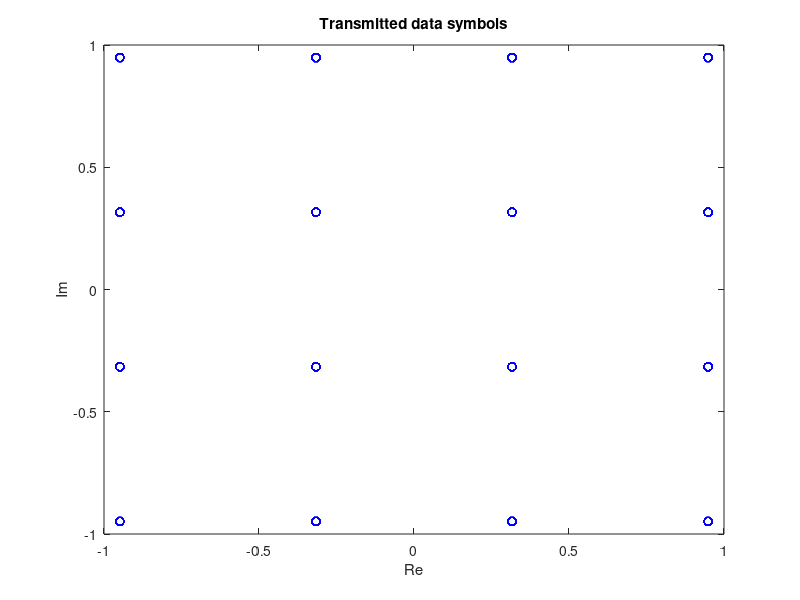

This figure's MATLAB source: (Note: this script raises an error after producing the figure.)
%% COMM.SYS.300 Exercise 4
% Kim Yukyeong
% 15.11.2023

%% 1 SYSTEM MODEL AND GENERATION OF QAM SYMBOLS
% 1.1 System model

clear; close all; clc;

% 1.2 System parameters
% useful functions: sqrt, bsxfun, repmat, mean, abs, randi
% YOUR CODE HERE:

% ** Try the above code by altering the SNR and the QAM constellation size (QPSK, 64-QAM, etc.)

% define alphabet size [number of symbols in QAM alphabet]
alphabet_size = 16;
% alphabet sizes are 4, 16, 64, 256, 1024, ... the possible values are given by the vector 2.^(2:2:N), for any N

% define the signal-to-noise power ratio [dB]
SNR = 20;                   

% System parameters
T = 1/10e6;                 % Symbol time interval [s]
fc = 75e6;                  % Carrier frequency
r = 20;                     % Oversampling factor (r samples per pulse)
N_symbols_per_pulse = 30;   % Duration of TX/RX-filters in numbers of symbols
alfa = 0.25;                % Roll-off factor (excess bandwidth)

% Sampling frequency and sampling time interval
Fs = r/T;                   % Sampling frequency
Ts = 1/Fs;                  % Sampling time interval

% Number of training symbols and data symbols
N_data_symbols     = 10000;  % Number of data symbols
N_training_symbols = 940;    % Number of training symbols

%% 1.3 GENERATION OF QAM SYMBOLS AND THE TRANSMITTED SYMBOL FRAME

% Generate the data symbols
%  - Create a QAM constellation (help bsxfun)
%  - Scale the constellation so that the expected average power of transmitted symbols equals to one
%  - Generate the specified number (N_data_symbols) of random data symbols
%  - Plot the transmitted symbols in complex plane (a constellation)

% qam_axis presents the symbol values in real/imaginary axis, for different alphabet/constellation sizes ():
qam_axis = -sqrt(alphabet_size)+1:2:sqrt(alphabet_size)-1;

% qam_axis = [-1 1];                % for QPSK
% qam_axis = [-3 -1 1 3];           % for 16-QAM
% qam_axis = [-7 -5 -3 -1 1 3 5 7]; % for 64-QAM

% generation of a complex constellation:
alphabet = bsxfun(@plus, qam_axis', 1j*qam_axis);
% **function bsxfun equivalent to 
% alphabet = repmat(qam_axis', 1, sqrt(alphabet_size)) + repmat(1j*qam_axis, sqrt(alphabet_size), 1);

alphabet = alphabet(:).';                             % alphabet symbols as a row vector


% Scaling the constellation, so that the mean power of a transmitted symbol is 1 
% (for QPSK ==> 1/sqrt(2), for 16-QAM ==> 1/sqrt(10)) 
alphabet_scaling_factor = 1/sqrt(mean(abs(alphabet).^2));
alphabet = alphabet*alphabet_scaling_factor;

% Random vector of symbol indices (i.e., numbers between 1...alphabet_size)
symbol_ind = randi(length(alphabet),1,N_data_symbols);
data_symbols = alphabet(symbol_ind);                   % Data symbols to be transmitted

figure ('Name', '1.3 Constellation')
plot(data_symbols,'bo')
xlabel('Re')
ylabel('Im')
title('Transmitted data symbols')


% Generate training (QAM) symbols and create the transmitted symbol frame
%  - Use the above-defined QAM constellation also for
%  - Generate the specified number (N_training_symbols) of random training symbols

% Generation of training symbols (similar to data symbols):
training_symbols = alphabet(randi(length(alphabet), 1, N_training_symbols));

% Concatenating the training and data symbols to get the overall transmitted symbols:
symbol_frame = [training_symbols data_symbols];


%% 2 TRANSMITTER STRUCTURE

% useful functions: rcosdesign, plot, legend, zeros, length, real, fft,
% fftshift
% YOUR CODE HERE:

% Implement the transit filter: Root-Raised-Cosine (RRC) and plot the pulse shape
p = rcosdesign(alfa,N_symbols_per_pulse, r,'sqrt');
figure ('Name', '2 TX')
plot(-N_symbols_per_pulse*r/2*Ts:Ts:N_symbols_per_pulse*r/2*Ts,p,'b')
hold on
plot(-N_symbols_per_pulse*r/2*Ts:T:N_symbols_per_pulse*r/2*Ts, p(1:r:end),'ro')
xlabel('time [s]')
ylabel('Amplitude')
title('Transmit/receive RRC filter (pulse shape)')
legend('Pulse shape', 'Ideal symbol-sampling locations')


% Filter the transmitted symbol frame
%  - upsample the symbol sequence rate to match with sampling rate of the filter/pulse:

symbols_upsampled = zeros(size(1:r*length(symbol_frame)));   
symbols_upsampled(1:r:r*length(symbol_frame)) = symbol_frame;


% the up-sampled sequence looks like {a1 0 0... a2 0 0... a3 0 0...}
x_LP = filter(p, 1, symbols_upsampled);           % Transmitter filtering
x_LP = x_LP(1+(length(p)-1)/2:end);               % Filter delay correction

% x_LP is the complex-valued lowpass equivalent signal of the transmitted real-valued bandpass signal x_BP

% Implement the upconversion (modulation = frequency translation to the carrier frequency fc)
%  - Define the time vector for the oscillator signal based on the reference clock time in the TX
%  - Generate the complex-exponential carrier signal using the above-defined time vector
%  - Multiply (="mix") the carrier signal with the low-pass equivalent QAM signal (x_LP)


% Time vector for the TX oscillator signal:
t_TX_oscillator = 0:Ts:Ts*(length(x_LP)-1);

% TX oscillator signal:
TX_oscillator_signal = exp(1j*2*pi*fc*t_TX_oscillator);

% Carrier modulation / upconversion (complex valued):
x_BP_complex = x_LP.*TX_oscillator_signal;

% finalize the TX process (lowpass-to-bandpass transformation) take the real part of the signal (and scale with sqrt(2))
% Taking the real value to finalize the lowpass-to-bandpass transformation:
x_BP = sqrt(2)*real(x_BP_complex);


% Plot the following figures
% - The complex-valued low-pass equivalent signal x_LP in time and frequency domain
% - The complex-valued bandpass signal x_BP_complex in frequency domain
% - The real-valued bandpass signal x_BP in time and frequency domain

figure ('Name', '2 TX')                 
plot(t_TX_oscillator, abs(x_LP))
xlabel('Time [s]')
ylabel('Amplitude (of a complex signal)')
title('Complex-valued Lowpass signal in time domain')

figure ('Name', '2 TX')                 
plot(t_TX_oscillator, x_BP)                         % notice no abs needed
xlabel('Time [s]')
ylabel('Amplitude')
title('Real-valued Bandpass signal in time domain')

NFFT = 2^14;                                        % FFT size
f = -Fs/2:1/(NFFT*Ts):Fs/2-1/(NFFT*Ts);             % frequency vector

figure ('Name', '2 TX')
plot(f/1e6, fftshift(abs(fft(x_LP,NFFT))))
xlabel('Frequency [MHz]')
ylabel('Amplitude ')
title('Amplitude spectrum of the lowpass signal')

figure ('Name', '2 TX')
plot(f/1e6, fftshift(abs(fft(x_BP_complex,NFFT)))) 
xlabel('Frequency [MHz]')
ylabel('Amplitude')
title('Amplitude spectrum of the Modulated (complex-valued) BP signal')

figure ('Name', '2 TX')
plot(f/1e6, fftshift(abs(fft(x_BP,NFFT))))          
xlabel('Frequency [MHz]')
ylabel('Amplitude')
title('Amplitude spectrum of the real-valued BP signal')



%% 3 CHANNEL MODEL
% useful functions: randnm varm 
% YOUR CODE HERE:

% simple AWGN channel model.
%  - create white random noise,
%  - scale it with the proper scaling factor to obtain the desired SNR, 
%  - add it on top of the transmitted signal (x_BP).

% Generate the noise
n = randn(size(x_BP));              % White Gaussian random noise
P_x_BP = var(x_BP);                 % Signal power
P_n = var(n);                       % Noise power

% Defining noise scaling factor based on the desired SNR:
noise_scaling_factor = sqrt(P_x_BP/P_n/10^(SNR/10)*(r/(1+alfa)));
% disp("Noise scaling factor = " + noise_scaling_factor);


% Q. Why r/(1+alfa) part?
% --> Because desired(given) SNR value is based on the signal-to-noise where there is no oversampling,
% but our signal is oversampled by factor of fs/W, so the data sample power is reduced about oversampling rate,
% SNR = Es(no oversampling)/N0,   W = (1+alpa)/T
% Es_oversampled/N0 = (Es/N0)/(fs/W)
% Es_oversampled/N0 = SNR /(fs/W) = SNR * W/fs = SNR * (1+alpa)/T * (T/r)


% Noisy signal
y_BP = x_BP + noise_scaling_factor*n;


% Plot the amplitude spectrum of the noisy bandpass signal
figure ('Name', '3 Channel')
hold on
plot(f/1e6, fftshift(abs(fft(x_BP, NFFT))), 'LineWidth', 1) 
plot(f/1e6, fftshift(abs(fft(y_BP,NFFT))), 'Color', [1, 0, 0, 0.15])          
xlabel('Frequency [MHz]')
ylabel('Amplitude')
legend('Noiseless', 'Noisy signal')
title('Amplitude spectrum of the bandpass signal')
hold off

% ** add propagation delay in part 5 before adding noise ==> implemented in Section 5


%% 4 RECEIVER STRUCTURE

% 4.1 Downconversion and channel filtering

% useful functions: length, exp, filter
% YOUR CODE HERE:

% Implement the downconversion (i.e. demodulation back to the baseband) 
% by using the same principle as in the upconversion in TX, remember to use the RX reference clock time:

% Time vector for the RX oscillator signal:
t_RX_oscillator = 0:Ts:Ts*(length(y_BP)-1);

% RX oscillator signal (notice the minus-sign compared to TX oscillator):
RX_oscillator_signal = exp(-1j*2*pi*fc*t_RX_oscillator);

% Carrier demodulation / downconversion (signal becomes complex again)
y_BP_downconverted = y_BP.*RX_oscillator_signal;


% Plot the amplitude spectrum of the downconverted signal
figure ('Name', '4.1 RX')
plot(f/1e6, fftshift(abs(fft(y_BP_downconverted, NFFT))))          
xlabel('Frequency [MHz]')
ylabel('Amplitude')
title('Amplitude spectrum of the demodulated signal')

% Filter the received signal with the receive filter (RRC)
X_LP_received = sqrt(2)*filter(p, 1, y_BP_downconverted);   % Receiver filtering
X_LP_received = X_LP_received(1+(length(p)-1)/2:end);       % Filter delay correction


% Plot the amplitude spectrum of the downconverted and filtered signal
figure ('Name', '4.1 RX')
plot(f/1e6, fftshift(abs(fft(X_LP_received, NFFT))))          
xlabel('Frequency [MHz]')
ylabel('Amplitude')
title('Amplitude spectrum of demodulated & filtered signal')


% t_RX_oscillator = ... 
% **add clock timing offset in part 5 instead of perfect synchronization

%% 4.2 Signal sampling
% useful functions: 
% YOUR CODE HERE:

% Sampling the received signal in order to get symbol samples
RX_symbol_frame = X_LP_received(1:r:end);

% Take user data symbols and training symbols in separate vectors:
RX_training_symbols = RX_symbol_frame(1:N_training_symbols);
RX_data_symbols = RX_symbol_frame(N_training_symbols+1:end);


% Plot the received symbol samples in complex plane (constellation)
figure ('Name', '4.2 Signal sampling')
plot(RX_data_symbols,'bo')
hold on
plot(alphabet,'rs')
hold off
xlabel('Re')
ylabel('Im')
title('Received data symbols of perfect synchronization')


%% 4.3 Obtaining symbol decisions
% useful functions: abs, min, mean
% YOUR CODE HERE:

% Calculate the Euclidian distance between each symbol sample and each alphabet symbol:
alphabet_error_matrix = abs(bsxfun(@minus, alphabet.', RX_data_symbols));

% rows represent the alphabet symbol indices and columns represent the received symbol indices 
% Euclidian distance between the 5th received symbol and the 3rd symbol in the alphabet is given as
%   alphabet_error_matrix(3,5)

% Find the indices of the alphabet symbols, which have the minimum distance to the symbol samples:
[~, estimated_symbol_ind] = min(alphabet_error_matrix);


% Finding out which symbols were estimated incorrecly:
symbol_errors = ...
 estimated_symbol_ind ~= symbol_ind(1:length(estimated_symbol_ind));


% due to filtering transitions, we lose some of the last symbols in the symbol frame. 
% In practice, continue taking a few samples after the frame to try to get all the symbols. 
% However, filter transitions in the beginning and end of the frame are always creating non-idealities to the transmission 
% (the same is also happening in frequency domain: compare data in the middle and in the edge of the used band).

% Symbol Error Rate (SER) (0 means 0% of errors, 1 means 100% of errors)
SER = mean(symbol_errors);

disp('Case of perfect synchronization')
fprintf('SNR = %d, alphabet size = %d --> Symbol error rate: %.7f\n\n', SNR, alphabet_size, SER)

% YOUR ANSWERS HERE:
% Q. What is the worst value for SER? Why?
% --> worst value of BER (bit error rate) is 0.5,
% 100% bit error can be easily corrected to 0%, 0.6% BER is same as 0.4%  
% --> relation between BER and SER is ==> BER = M/(2M-2) * SER  
% --> SER can be considered as worst when BER is 0.5, 

% --> SER = BER * (2M-2)/M = 0.5 * (2M-2)/M = (M-1)/M
% --> for BPSK, worst SER == 1/2   = 0.5 
% --> 4-QAM,  worst SER == 3/4     = 0.75  
% --> 16-QAM, worst SER == 15/16   = 0.9375
% --> 64-QAM, worst SER == 63/64   = 0.9844


% Try the above code by altering the SNR and the QAM constellation size (QPSK, 64-QAM, etc.)
% higher SNR -> lower SER, smaller alphabet size -> lower SER

% SNR = 10 db
% --> QPSK   : 0.012136 ( 1 % error)
% --> 16-QAM : 0.348947 (35 %)
% --> 64-QAM : 0.763189 (76 %)

% SNR = 20 db
% --> QPSK   : 0.000000 (no error)
% --> 16-QAM : 0.000401 (0.05 %)
% --> 64-QAM : 0.143330 (  14 %)

% SNR = 100 db
% --> QPSK   : 0.000000 (no error)
% --> 16-QAM : 0.000000 
% --> 64-QAM : 0.000000 

%% 5. TIMING SYNCHRONIZATION AND PHASE CORRECTION
% useful functions: randi
% YOUR CODE HERE:

% Add an unknown propagation delay to the AWGN channel model. 
% In contrast to, the RX filter delay which is known, 
% the channel delay is random and must be estimated in the RX. 
% This is usually referred as timing synchronization. 

% NOTE: This should be added to the channel part before the noise is added to X_BP (see Sect. 3).

% Lastly, to consider the fact that the oscillator clocks are not synchronized, 
% we define separate reference clock times for the TX and RX. 
% define the TX and RX clocks having random offsets uniformly distributed between 0…1s.

% Time vector for the TX and RX oscillator signal:
TX_clock_start_time = rand;             % Clock start time in the TX oscillator
RX_clock_start_time = rand;             % Clock start time in the RX oscillator

% TX oscillator time vectors are redefined to use these offsets:
t_TX_oscillator = TX_clock_start_time + (0:Ts:Ts*(length(x_LP)-1));

% TX oscillator signal:
TX_oscillator_signal = exp(1j*2*pi*fc*t_TX_oscillator);

% Carrier modulation / upconversion (still complex valued):
x_BP_complex = x_LP.*TX_oscillator_signal;

% Taking the real value to finalize the lowpass-to-bandpass transformation:
x_BP = sqrt(2)*real(x_BP_complex);

% unknown propagation delay
p_delay = randi(940);                  % Delay in samples
x_BP = [zeros(1, p_delay), x_BP];      % Add delay zeros

% addding AWGN noise
n = randn(size(x_BP));              % White Gaussian random noise
P_x_BP = var(x_BP);                 % Signal power
P_n = var(n);                       % Noise power

% Defining noise scaling factor based on the desired SNR:
noise_scaling_factor = sqrt(P_x_BP/P_n/10^(SNR/10)*(r/(1+alfa)));

% Delayed noisy signal
y_BP = x_BP + noise_scaling_factor*n;

% Plot the amplitude spectrum of the bandpass signal
NFFT = 2^14;                                        
f = -Fs/2:1/(NFFT*Ts):Fs/2-1/(NFFT*Ts);             
figure ('Name', '5 Propagation Delay')
hold on
plot(f/1e6, fftshift(abs(fft(x_BP, NFFT)))) 
plot(f/1e6, fftshift(abs(fft(y_BP,NFFT))), 'Color', [1, 0, 0, 0.1])          
xlabel('Frequency [MHz]')
ylabel('Amplitude')
title('Amplitude spectrum of the propagation delayed BP signal')
legend('noiseless', 'noisy')
hold off

% RX oscillator time vectors are redefined to use these offsets:
t_RX_oscillator = RX_clock_start_time + (0:Ts:Ts*(length(y_BP)-1));

% RX oscillator signal (notice the minus-sign compared to TX oscillator):
RX_oscillator_signal = exp(-1j*2*pi*fc*t_RX_oscillator);

% Carrier demodulation / downconversion (signal becomes complex again)
y_BP_downconverted = y_BP.*RX_oscillator_signal;

% Filter the received signal with the receive filter (RRC similar to TX)
X_LP_received = sqrt(2)*filter(p, 1, y_BP_downconverted);  % Receiver filtering
X_LP_received = X_LP_received(1+(length(p)-1)/2:end);      % Filter delay correction

RX_symbol_frame = X_LP_received(1:r:end);
RX_training_symbols = RX_symbol_frame(1:N_training_symbols);
RX_data_symbols = RX_symbol_frame(N_training_symbols+1:end);

alphabet_error_matrix = abs(bsxfun(@minus, alphabet.', RX_data_symbols));

[~, estimated_symbol_ind] = min(alphabet_error_matrix);

symbol_errors = ...
 estimated_symbol_ind ~= symbol_ind(1:length(estimated_symbol_ind(1:length(N_data_symbols))));

SER = mean(symbol_errors);

disp('Case of random channel delay')
fprintf('SNR = %d, alphabet size = %d --> Symbol error rate: %.7f\n\n', SNR, alphabet_size, SER)

%% 5.1 Timing synchronization
% useful functions: xcorr, zeros, max
% YOUR CODE HERE:

% To perform the correlation between the known training symbols and the received QAM signal, 
% should upsample the training symbols in order match the sampling rates 

training_signal = zeros(size(1:r*length(training_symbols))); 
% Zero vector initilized for Up-sampled symbol sequence

training_signal(1:r:r*length(training_symbols)) = training_symbols;
% the up-sampled sequence looks like {a1 0 0 a2 0 0 a3 0 0 a4 0 ...}

% Calculate the cross-correlation as function time-delay between received signal and upsampled training symbols 
[corr_fun, delay] = xcorr(X_LP_received, training_signal);

% Plot the amplitude of cross-correlation function
figure ('Name', '5.1 Timing synchronization')
plot(delay,abs(corr_fun))
xlabel('Delay [samples]')
ylabel('Correlation')
title('Cross-correlation between transmitted and received training symbols')

% Find the correlation peak to obtain the timing delay (help max):
% Find the sample index with the maximum correlation value:
[~, max_ind] = max(abs(corr_fun));

% Estimated delay: The 1st signal sample should be taken at "timing_ind+1"
timing_ind = delay(max_ind);


% Now, the sampling can be performed as
RX_symbol_frame = X_LP_received(timing_ind+1:r:end);

% where after the training symbols and data symbols are separated, as above.
RX_training_symbols = RX_symbol_frame(1:N_training_symbols);
RX_data_symbols = RX_symbol_frame(N_training_symbols+1:end);


%% 5.2 Phase error estimation and phase compensation
% useful functions: 
% YOUR CODE HERE:

% Plot the received symbol samples in complex plane (constellation) 
% before phase error compensation to observe the effects of the error.

figure ('Name', '5.2 Phase Compensation')
plot(RX_data_symbols,'bo')
hold on
plot(alphabet,'rs')
hold off
xlabel('Re')
ylabel('Im')
title('Received data symbols with phase error')

% Without going to details here, we use the following expression to calculate the so called channel estimate; 
% Here RX_training_symbols and training_symbols should be row-vectors

channel_estimate = ...                   
  RX_training_symbols*training_symbols'/norm(training_symbols)^2;       

% the phase error can be compensated by simply dividing the signal with the channel estimate
RX_data_symbols = RX_data_symbols/channel_estimate;


% plot the received symbol samples in complex plane (constellation) to observe the compensation result.
figure ('Name', '5.2 Phase Compensation')
plot(RX_data_symbols,'bo')
hold on
plot(alphabet,'rs')
hold off
xlabel('Re')
ylabel('Im')
title('Received data symbols after phase compensation')


%% 5.3 Symbol decisions and calculating the symbol error rate (SER)
% useful functions: 
% YOUR CODE HERE:

alphabet_error_matrix = abs(bsxfun(@minus, alphabet.', RX_data_symbols));

% Find the indices of the alphabet symbols, which have the minimum distance to the symbol samples:
[~, estimated_symbol_ind] = min(alphabet_error_matrix);

% Finding out which symbols were estimated incorrecly:
symbol_errors = ...
 estimated_symbol_ind ~= symbol_ind(1:length(estimated_symbol_ind));

% Symbol Error Rate (SER) (0 == no errors, 1 == 100% of errors)
SER = mean(symbol_errors);

disp('Case of the estimated delay')
fprintf('SNR = %d, alphabet size = %d --> Symbol error rate: %.7f\n', SNR, alphabet_size, SER)


% Q. Compare the realization of random channel delay to the estimated delay. 
% What can you say about the accuracy?
% --> Before time synchronization, the accuracy (based on the SER value) is very low 
% even in case of the very high SNR (~100db) and small size of alphabet (4),
% SER value is close to the worst one
% --> After time synchronization, accuracy of estimated delay is almost
% same as where there is no random delay

% Q. How the phase error effects the received constellation? How well is this error compensated?
% --> Received signal has certain degree of phase error which can cause symbol error, and shown as
% rotated by the phase error(certain angle for all symbols) in constellation 
% --> phase error is compensated very well by channel estimation using training symbol
